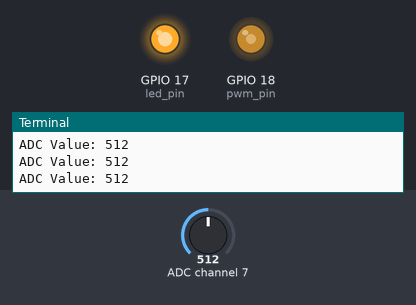
This program was run on a simulated Raspberry Pi (BCM pin numbers). Shown: output pins drawn as LEDs (lit = HIGH), the last lines printed to the terminal. Inputs (shaded band) come from the test bench; at power-on: ADC channel 7 = 512 (analog values on the 0–1023 scale).

Above: at 1.2 s.
1.3 s: ADC channel 7 set to 716
At 2.0 s:
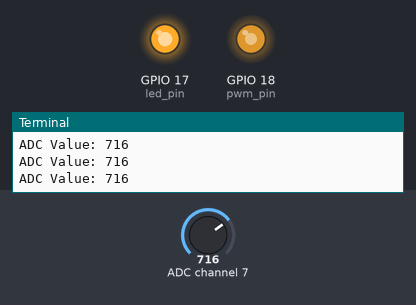
2.8 s: ADC channel 7 set to 900
At 3.3 s:
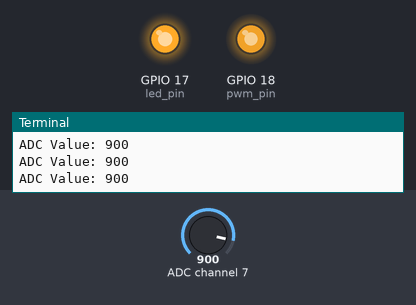
4.3 s: ADC channel 7 set to 122
At 4.6 s:
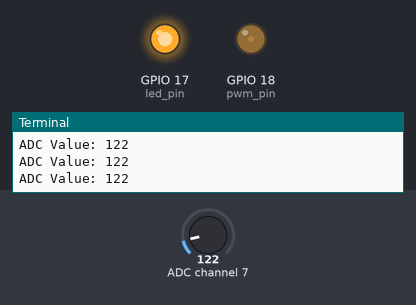
5.8 s: ADC channel 7 set to 0
At 7.1 s:
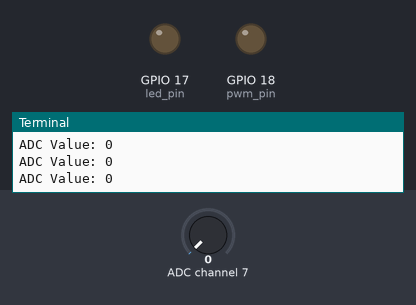
Timing chart, 0 to 8.3 s (numbered marks = the images above; inputs shaded):
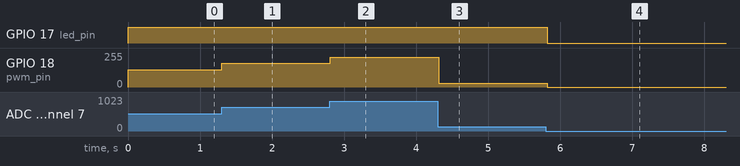

Measured:
- after the input at 1.3 s, GPIO 18 (pwm_pin): 128/255 → 178/255 at once
- after the input at 2.8 s, GPIO 18 (pwm_pin): 178/255 → 224/255 at once
- after the input at 4.3 s, GPIO 18 (pwm_pin): 224/255 → 30/255 at once
- after the input at 5.8 s, GPIO 17 (led_pin): HIGH → LOW at once; GPIO 18 (pwm_pin): 30/255 → 0/255 at once

The program:

ADC4.py
```python
import spidev
import time
import RPi.GPIO as GPIO

spi=spidev.SpiDev()
spi.open(0,0)

spi.max_speed_hz=1350000

GPIO.setmode(GPIO.BCM)

led_pin = 17
GPIO.setup(led_pin, GPIO.OUT)
pwm_pin = 18
GPIO.setup(pwm_pin, GPIO.OUT)
pwm = GPIO.PWM(pwm_pin, 100)
pwm.start(0)

def analog_read(channel):
	r=spi.xfer2([1,(8+channel)<<4,0])
	adc_out=((r[1]&3)<<8)+r[2]
	return adc_out

while True:
	a = analog_read(7)
	print("ADC Value: "+str(a))
	pwm.ChangeDutyCycle(a/10.24)
	if a != 0:
		GPIO.output(led_pin, 1)
	else:
		GPIO.output(led_pin, 0)
	time.sleep(0.1)
```
